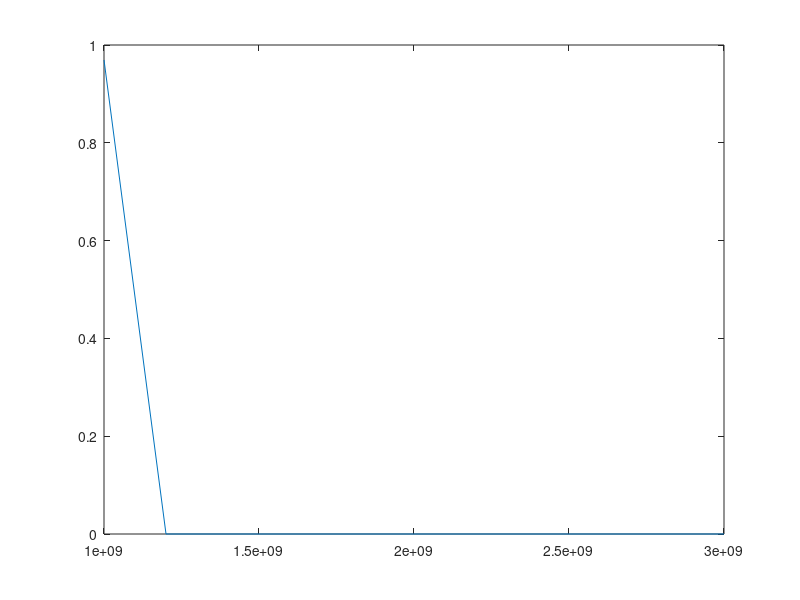

Recreate this plot in MATLAB.
clc;
load_imp =131 -1i*114;
car_imp = 100;
norm_imp = load_imp / car_imp;
control = 0;
freq = 10 * 10^9;
Rl = real( load_imp );
Xl = imag( load_imp );
lamda = 3*10^8 / freq;
 
t = ( Xl + sqrt( Rl *(( car_imp - Rl )^2 + Xl^2 )/ car_imp )/( Rl - car_imp) );
m = atan(t);
 
d = (1/(2*pi))*(pi+atan(t));


if t >= 0

    d = lamda*(1/(2*pi))*atan(t);

end

G = (Rl*(1+t^2))/(Rl^2+(Xl+t*car_imp)^2);
B = (Rl^2*t-(car_imp-Xl*t)*(Xl+car_imp*t))/(car_imp*(Rl^2+(Xl+t*car_imp)^2));
l1 = -1*lamda*1/(2*pi)*atan(B*car_imp);

disp( ['gereken uzunluk',num2str(l1)] );

frekans=1*10^9:0.2*10^9:3*10^9;
gama=zeros(1,11);

zstub=zeros(1,11);
lamdag=3*10^8./frekans;
for k=1:11:1
    
zl=1i*car_imp*tan(2*pi./lamdag*l1);
zstub(k)=(zl.*load_imp)/(zl+load_imp);
gama(k)=abs((zstub(k)-car_imp)/(zstub(k)+car_imp));
end
figure;
plot(frekans,gama);
